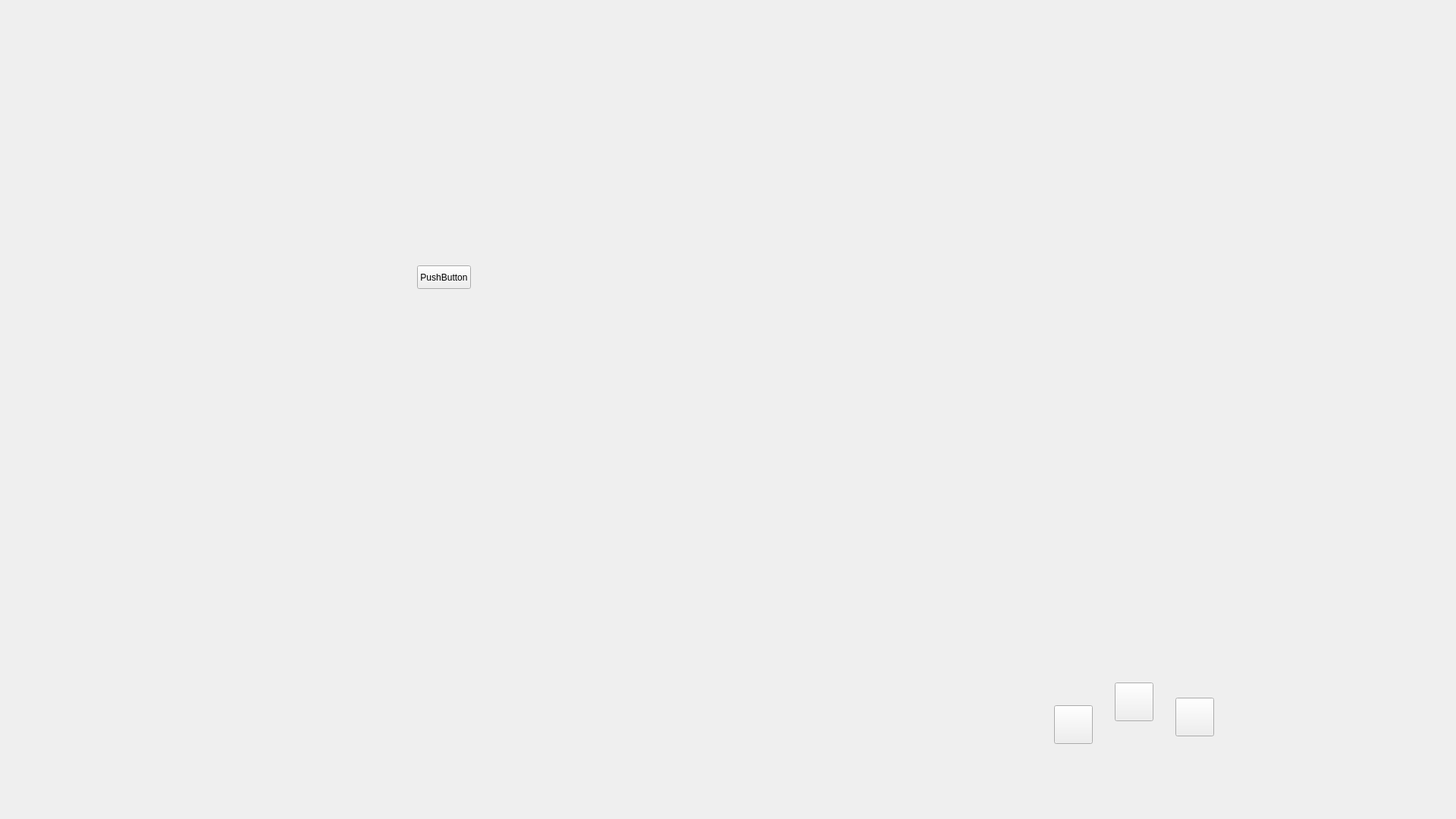
<?xml version="1.0" encoding="UTF-8"?>
<ui version="4.0">
 <class>MainWindow</class>
 <widget class="QMainWindow" name="MainWindow">
  <property name="geometry">
   <rect>
    <x>0</x>
    <y>0</y>
    <width>1920</width>
    <height>1080</height>
   </rect>
  </property>
  <property name="minimumSize">
   <size>
    <width>1920</width>
    <height>1080</height>
   </size>
  </property>
  <property name="maximumSize">
   <size>
    <width>1920</width>
    <height>1080</height>
   </size>
  </property>
  <property name="windowTitle">
   <string>MainWindow</string>
  </property>
  <widget class="QWidget" name="centralwidget">
   <property name="styleSheet">
    <string notr="true">background: url(:/map.jpg);
background-position: center;</string>
   </property>
   <widget class="QPushButton" name="pushButton">
    <property name="geometry">
     <rect>
      <x>550</x>
      <y>350</y>
      <width>71</width>
      <height>31</height>
     </rect>
    </property>
    <property name="text">
     <string>PushButton</string>
    </property>
   </widget>
   <widget class="QPushButton" name="map_b">
    <property name="geometry">
     <rect>
      <x>1550</x>
      <y>920</y>
      <width>51</width>
      <height>51</height>
     </rect>
    </property>
    <property name="styleSheet">
     <string notr="true">background:url(:/icon_inv_armor_sandals.png)</string>
    </property>
    <property name="text">
     <string/>
    </property>
   </widget>
   <widget class="QPushButton" name="inventory_b">
    <property name="geometry">
     <rect>
      <x>1470</x>
      <y>900</y>
      <width>51</width>
      <height>51</height>
     </rect>
    </property>
    <property name="styleSheet">
     <string notr="true">background:url(:/icon_inv_combat_axe.png)</string>
    </property>
    <property name="text">
     <string/>
    </property>
   </widget>
   <widget class="QPushButton" name="stats_b">
    <property name="geometry">
     <rect>
      <x>1390</x>
      <y>930</y>
      <width>51</width>
      <height>51</height>
     </rect>
    </property>
    <property name="styleSheet">
     <string notr="true">background:url(:/icon_inv_weapon_gun.png)</string>
    </property>
    <property name="text">
     <string/>
    </property>
   </widget>
  </widget>
  <widget class="QMenuBar" name="menubar">
   <property name="geometry">
    <rect>
     <x>0</x>
     <y>0</y>
     <width>1920</width>
     <height>21</height>
    </rect>
   </property>
  </widget>
 </widget>
 <resources/>
 <connections/>
</ui>
